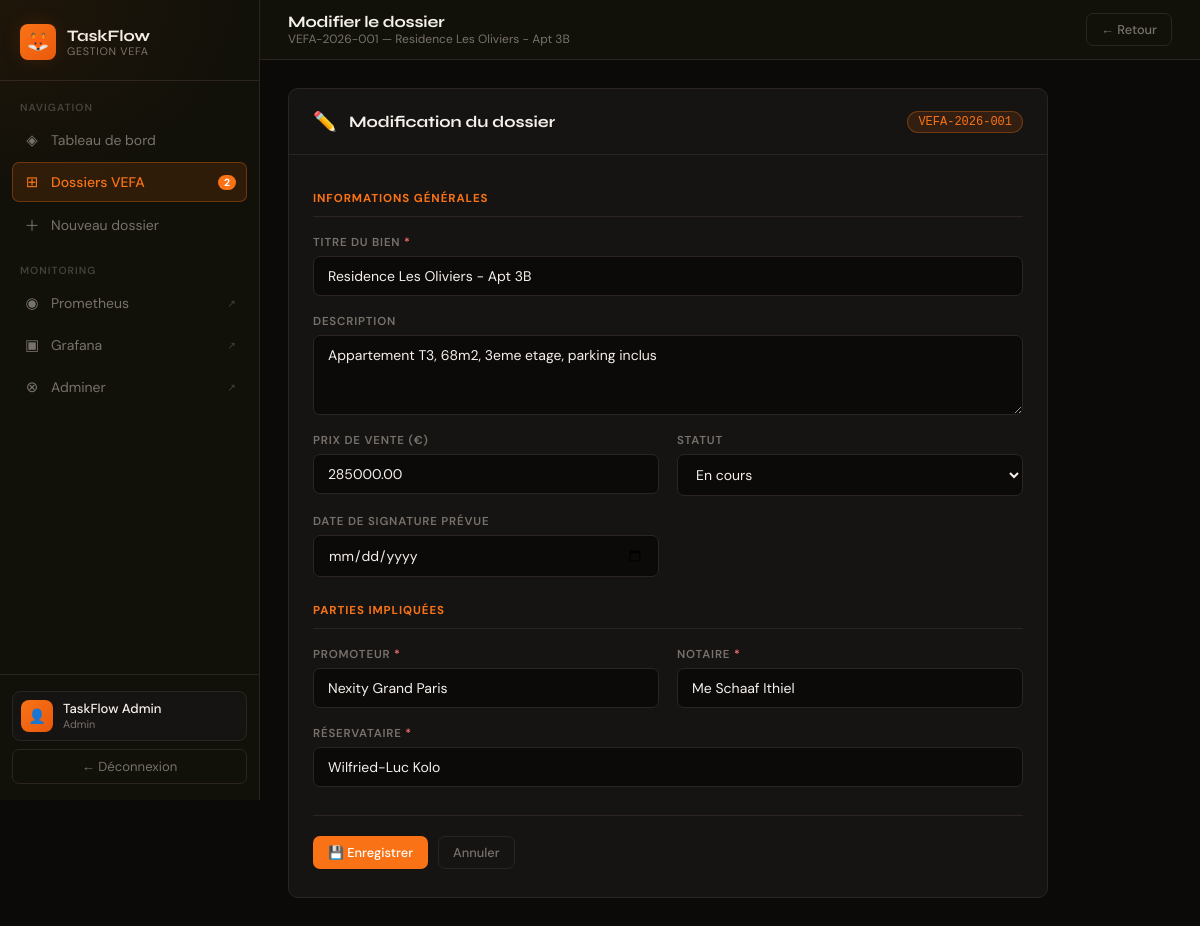
The app's page /modifier_dossier.php?id=1 (signed in) with its own data.
### tables this page shows
CREATE TABLE IF NOT EXISTS dossiers (
    id INT AUTO_INCREMENT PRIMARY KEY,
    reference VARCHAR(50) NOT NULL UNIQUE,
    titre VARCHAR(200) NOT NULL,
    promoteur VARCHAR(150) NOT NULL,
    notaire VARCHAR(150) NOT NULL,
    reservataire VARCHAR(150) NOT NULL,
    bien_description TEXT,
    prix_vente DECIMAL(15,2),
    statut ENUM('en_cours', 'signe', 'archive', 'suspendu') DEFAULT 'en_cours',
    date_signature DATE,
    created_by INT,
    created_at TIMESTAMP DEFAULT CURRENT_TIMESTAMP,
    updated_at TIMESTAMP DEFAULT CURRENT_TIMESTAMP ON UPDATE CURRENT_TIMESTAMP,
    FOREIGN KEY (created_by) REFERENCES utilisateurs(id)
);

### public/includes/security.php (called while the page is built, shortened)
<?php
function sanitize_int(mixed $value): int {
    return intval(filter_var($value, FILTER_SANITIZE_NUMBER_INT));
}
function check_dossier_access(PDO $db, int $id): array|false {
    $stmt = $db->prepare("SELECT * FROM dossiers WHERE id = ?");
    $stmt->execute([$id]);
    $dossier = $stmt->fetch();
    return $dossier ?: false;
}

### public/modifier_dossier.php (the view, shortened to what this page needs)
<?php
require_once 'includes/security.php';
$db = getDB();
$id = sanitize_int($_GET['id'] ?? 0);
$d = check_dossier_access($db, $id);
?>
<!DOCTYPE html>
<html lang="fr">
<head>
    <link rel="stylesheet" href="layout.css">
</head>
<body>
<?php include 'includes/sidebar.php'; ?>
<div class="main">
    <div class="topbar">
        <div class="topbar-left">
            <h1>Modifier le dossier</h1>
            <p><?= htmlspecialchars($d['reference']) ?> — <?= htmlspecialchars(mb_strimwidth($d['titre'], 0, 50, '…')) ?></p>
        </div>
        <a href="voir_dossier.php?id=<?= $id ?>" class="btn btn-ghost">← Retour</a>
    </div>
    <div class="content">
        <div class="form-card">
            <div class="form-card-header">
                <span style="font-size:1.2rem">✏️</span>
                <h2>Modification du dossier</h2>
                <span class="ref-pill"><?= htmlspecialchars($d['reference']) ?></span>
            </div>
            <div class="form-card-body">
                <form method="POST">
                    <div class="form-grid">
                        <div class="form-section-label">Informations générales</div>
                        <div class="form-group full">
                            <label class="form-label">Titre du bien <span class="form-required">*</span></label>
                            <input class="form-input" type="text" name="titre" value="<?= htmlspecialchars($d['titre']) ?>" required>
                        </div>
                        <div class="form-group full">
                            <label class="form-label">Description</label>
                            <textarea class="form-textarea" name="bien_description"><?= htmlspecialchars($d['bien_description'] ?? '') ?></textarea>
                        </div>
                        <div class="form-group">
                            <label class="form-label">Prix de vente (€)</label>
                            <input class="form-input" type="number" name="prix_vente" step="1000" min="0" value="<?= $d['prix_vente'] ?>">
                        </div>
                        <div class="form-group">
                            <label class="form-label">Statut</label>
                            <select class="form-select" name="statut">
                                <?php foreach (['en_cours'=>'En cours','signe'=>'Signé','suspendu'=>'Suspendu','archive'=>'Archivé'] as $v=>$l): ?>
                                    <option value="<?= $v ?>" <?= $d['statut']===$v?'selected':'' ?>><?= $l ?></option>
                                <?php endforeach; ?>
                            </select>
                        </div>
                        <div class="form-group">
                            <label class="form-label">Date de signature prévue</label>
                            <input class="form-input" type="date" name="date_signature" value="<?= htmlspecialchars($d['date_signature'] ?? '') ?>">
                        </div>
                        <div class="form-section-label">Parties impliquées</div>
                        <div class="form-group">
                            <label class="form-label">Promoteur <span class="form-required">*</span></label>
                            <input class="form-input" type="text" name="promoteur" value="<?= htmlspecialchars($d['promoteur']) ?>" required>
                        </div>
                        <div class="form-group">
                            <label class="form-label">Notaire <span class="form-required">*</span></label>
                            <input class="form-input" type="text" name="notaire" value="<?= htmlspecialchars($d['notaire']) ?>" required>
                        </div>
                        <div class="form-group full">
                            <label class="form-label">Réservataire <span class="form-required">*</span></label>
                            <input class="form-input" type="text" name="reservataire" value="<?= htmlspecialchars($d['reservataire']) ?>" required>
                        </div>
                    </div>
                    <div class="form-actions">
                        <button type="submit" class="btn btn-primary">💾 Enregistrer</button>
                        <a href="voir_dossier.php?id=<?= $id ?>" class="btn btn-ghost">Annuler</a>
                    </div>
                </form>
            </div>
        </div>
    </div>
</div>
</body>
</html>

### public/layout.css (style rules this page uses)
*, *::before, *::after { margin:0; padding:0; box-sizing:border-box; }
:root { --orange: #F97316; --orange-dim: #EA580C; --orange-glow:#F9731620; --dark: #0C0A09; --surface: #111009; --card: #161412; --card2: #1C1916; --border: #2C2420; --border-h: #F9731650; --text: #F5F0EB; --text2: #C4B9B0; --muted: #78716C; --muted2: #44403C; --green: #22C55E; --green-bg: #16A34A15; --green-bd: #16A34A40; --blue: #60A5FA; --blue-bg: #1D4ED815; --blue-bd: #1D4ED840; --amber: #FBBF24; --amber-bg: #92400E15; --amber-bd: #B4530040; --red: #F87171; --red-bg: #7F1D1D15; --red-bd: #DC262640; --sidebar-w: 260px; }
body { font-family: 'DM Sans', sans-serif; background: var(--dark); color: var(--text); min-height: 100vh; display: flex; }
.main { margin-left: var(--sidebar-w); flex: 1; display: flex; flex-direction: column; min-height: 100vh; }
.topbar { display: flex; align-items: center; justify-content: space-between; padding: 0 28px; height: 60px; border-bottom: 1px solid var(--border); background: var(--surface); position: sticky; top: 0; z-index: 50; }
.topbar-left h1 { font-family: 'Syne', sans-serif; font-size: 1rem; font-weight: 700; color: var(--text); letter-spacing: -0.01em; }
.topbar-left p { font-size: 0.75rem; color: var(--muted); }
.content { padding: 28px; flex: 1; }
.btn { display:inline-flex; align-items:center; gap:6px; padding:7px 14px; border-radius:7px; font-size:0.8rem; font-weight:500; cursor:pointer; text-decoration:none; border:1px solid transparent; transition:all 0.15s; font-family:'DM Sans',sans-serif; white-space:nowrap; }
.btn-primary { background:var(--orange); color:#fff; }
.btn-ghost { background:transparent; border-color:var(--border); color:var(--muted); }
.form-grid { display:grid; grid-template-columns:1fr 1fr; gap:18px; }
.form-group { display:flex; flex-direction:column; gap:6px; }
.form-group.full { grid-column:1/-1; }
.form-label { font-size:0.72rem; font-weight:600; color:var(--muted); text-transform:uppercase; letter-spacing:0.07em; }
.form-required { color:var(--red); }
.form-input, .form-select, .form-textarea { padding:10px 14px; background:var(--dark); border:1px solid var(--border); border-radius:7px; color:var(--text); font-size:0.875rem; font-family:'DM Sans',sans-serif; transition:border-color 0.2s, box-shadow 0.2s; outline:none; }
.form-input::placeholder,.form-textarea::placeholder { color:var(--muted2); }
.form-textarea { resize:vertical; min-height:80px; }
.form-select option { background:var(--card); }
.form-section-label { font-size:0.72rem; font-weight:700; color:var(--orange); text-transform:uppercase; letter-spacing:0.08em; grid-column:1/-1; padding-bottom:10px; border-bottom:1px solid var(--border); margin-top:8px; }

### public/modifier_dossier.php (style rules this page uses)
.form-card { background:var(--card); border:1px solid var(--border); border-radius:10px; max-width:760px; overflow:hidden; }
.form-card-header { padding:20px 24px; border-bottom:1px solid var(--border); display:flex; align-items:center; gap:12px; }
.form-card-header h2 { font-family:'Syne',sans-serif; font-size:1rem; font-weight:700; color:var(--text); }
.form-card-body { padding:28px 24px; }
.form-actions { display:flex; gap:10px; margin-top:28px; padding-top:20px; border-top:1px solid var(--border); }
.ref-pill { font-family:monospace; font-size:0.75rem; background:var(--orange-glow); border:1px solid var(--border-h); color:var(--orange); padding:3px 10px; border-radius:20px; margin-left:auto; }

### records on screen
dossiers: reference "VEFA-2026-001", titre "Residence Les Oliviers - Apt 3B", bien_description "Appartement T3, 68m2, 3eme etage, parking inclus", prix_vente "285000.00", statut "En cours", promoteur "Nexity Grand Paris", notaire "Me Schaaf Ithiel", reservataire "Wilfried-Luc Kolo"

### other values on screen
$en_cours_nb "2"
$_SESSION['user_nom'] "TaskFlow Admin"
$_SESSION['user_role'] "Admin"
